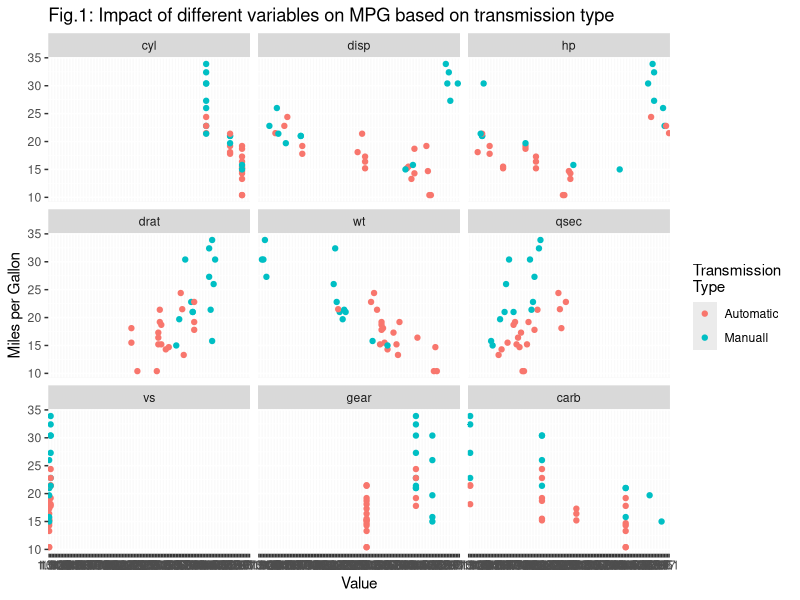
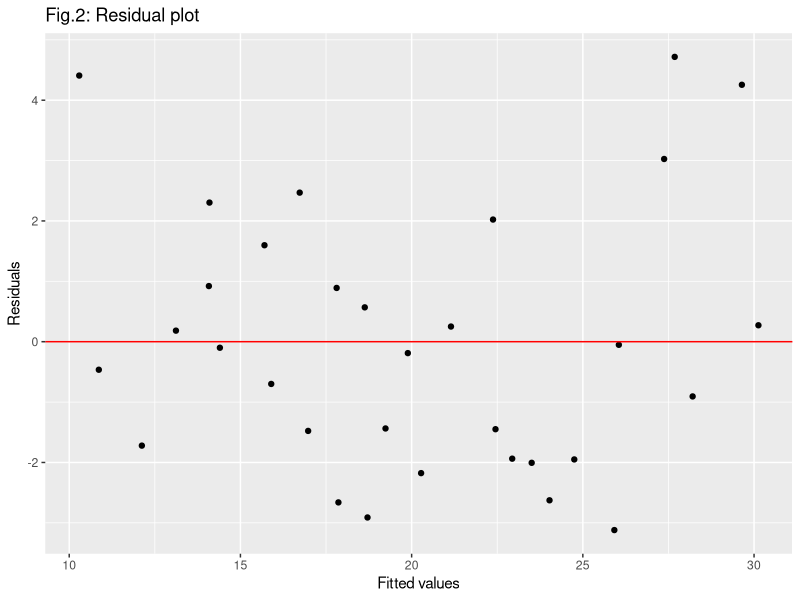

The R source for these figures, in order:
## ---- chunk 1
data(mtcars)
mtcars$am <- factor(mtcars$am)
mtcars$vs <- factor(mtcars$vs)
## ---- chunk 2
library(knitr)
library(caret)
fargs <- list(decimal.mark = ".", big.mark = ",", align="l")
fitlm1 <- train(mpg ~ ., data = mtcars, method="lm")
fitlm1.coef <- t(data.frame(Value=round(coef(fitlm1$finalModel),2)))
row.names(fitlm1.coef) <- ""
kable(fitlm1.coef, format.args = fargs,caption = "Coefficients of linear model")
## ---- chunk 3
library(car)
kable(t(round(vif(fitlm1$finalModel),2)), format.args = fargs,caption = "Variable inflation factors")
# maxvif <- tail(order(vif(fitlm1$finalModel)),2)
## ---- chunk 4
# imp <- data.frame(Variable.Name = rownames(varImp(fitlm1)$importance),
                  # Overall.Importance = round(varImp(fitlm1)$importance,2))
imp <- round(varImp(fitlm1)$importance,2)
names(imp) <- c("Overall Importance")
# imp[,1] <- as.character(imp[,1])
# row.names(imp) <- NULL
# ord <- order(imp$`Overall Importance`, decreasing = T) 
kable(t(imp), format.args = fargs, row.names = T,
      caption = "Importance index")
## ---- chunk 5
mtcars2 <- mtcars[,-which(names(mtcars) %in% c("cyl", "vs", "carb"))]
fitlm2 <- lm(mpg ~ ., data = mtcars2)
fitlm2.coef <- t(data.frame(Value=round(coef(fitlm2),2)))
row.names(fitlm2.coef) <- ""
kable(fitlm2.coef, format.args = fargs,caption = "Coefficients of the new linear model")
## ---- chunk 6
kable(t(round(vif(fitlm2),2)), format.args = fargs,caption = "Variable inflation factor in the new linear model")
# maxvif2 <- which(vif(fitlm2)==max(vif(fitlm2)))
## ---- chunk 7
mtcars3 <- mtcars[,-which(names(mtcars) %in% c("cyl", "vs", "carb", "disp"))]
fitlm3 <- lm(mpg ~ ., data = mtcars3)
fitlm3.coef <- t(data.frame(Value=round(coef(fitlm3),2)))
row.names(fitlm3.coef) <- ""
kable(fitlm3.coef, format.args = fargs,caption = "Coefficients of the third linear model")
## ---- chunk 8
fitlm1 <- lm(mpg~., data=mtcars)
kable(round(anova(fitlm3,fitlm2, fitlm1),2), format.args = fargs,
      caption = "Analysis of variance between three models")
## ---- chunk 9
library(reshape)
library(ggplot2)
meltedmtcars <- melt(mtcars, id.vars = c("mpg", "am"))
p <- ggplot(meltedmtcars, aes(x=value, y=mpg, color=am)) + geom_point()
p <- p + facet_wrap( ~ variable, ncol = 3) + 
        ggtitle("Fig.1: Impact of different variables on MPG based on transmission type")+ xlab("Value") +  ylab("Miles per Gallon")
p <- p + scale_color_discrete(name="Transmission \nType", labels=c("Automatic", "Manuall"))
p
## ---- chunk 10
qplot(predict(fitlm2),resid(fitlm2), xlab = "Fitted values", ylab = "Residuals", main = "Fig.2: Residual plot") + geom_hline(yintercept = 0, color="red")
